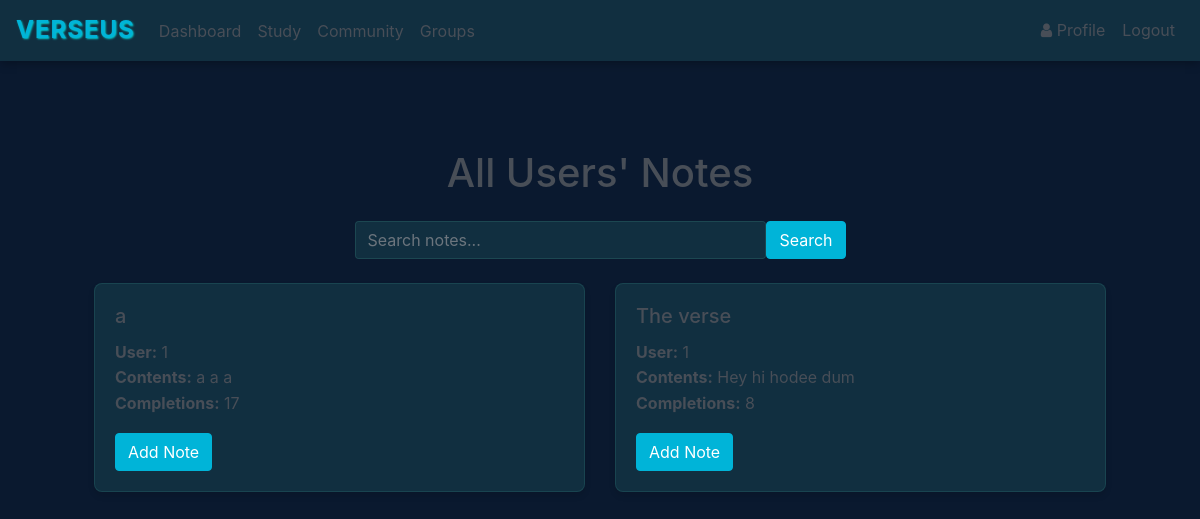
Page /community (signed in) on the earlier database version.
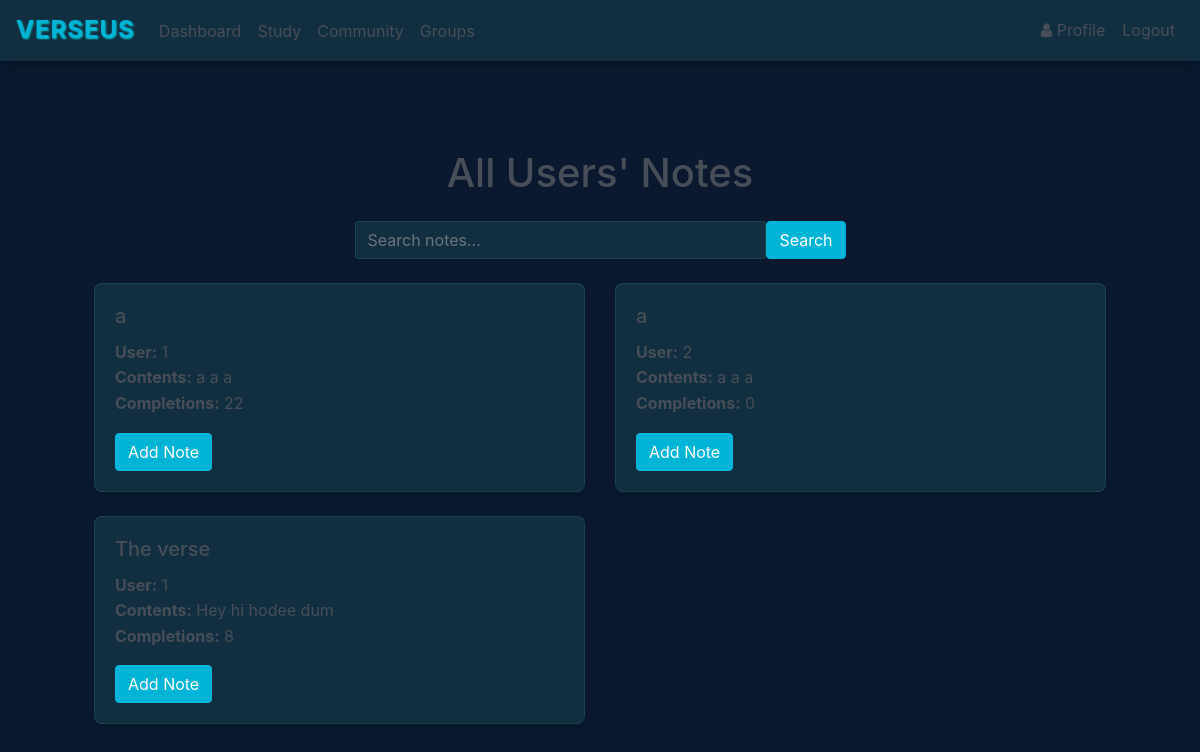
Same page on the later database version.
### website/models.py (models this page shows)
class Note(db.Model):
    id = db.Column(db.Integer, primary_key=True)
    title = db.Column(db.String(100), default="Untitled Verse")
    data = db.Column(db.String(500))
    date = db.Column(db.DateTime(timezone=True), default=func.now())
    user_id = db.Column(db.Integer, db.ForeignKey('user.id'))
    data_blanked = db.Column(db.String(500))
    ref = db.Column(JSON)
    word_blank_positions = db.Column(JSON)
    completions = db.Column(db.Integer, default=0)

### website/views.py (the view, shortened to what this page needs)
@views.route('/community')
@login_required
def all_notes():
    search_query = request.args.get('search', '')
    query = Note.query.join(User)
    notes = query.order_by(Note.date.desc()).all()
    return render_template("all_notes.html",
                         user=current_user,
                         notes=notes,
                         search_query=search_query)

### website/templates/all_notes.html (shortened to what this page needs)
{% extends "base.html" %}
{% block content %}
<div class="container mt-4">
    <h1 class="text-center mb-4">All Users' Notes</h1>
    <div class="row mb-4">
        <div class="col-md-6 mx-auto">
            <form method="GET" action="{{ url_for('views.all_notes') }}" class="d-flex">
                <input type="text" name="search" class="form-control me-2" placeholder="Search notes..."
                    value="{{ search_query }}">
                <button type="submit" class="btn btn-primary">Search</button>
            </form>
        </div>
    </div>
    <div class="row">
        {% for note in notes %}
        <div class="col-md-6 mb-4">
            <div class="card">
                <div class="card-body">
                    <h5 class="card-title">{{ note.title }}</h5>
                    <p class="card-text">
                        <strong>User:</strong> {{ note.user_id }}<br>
                        <strong>Contents:</strong> {{ note.data }}<br>
                        <strong>Completions:</strong> {{ note.completions }}
                    </p>
                    <a href="{{ url_for('views.add_note', note_id=note.id, title=note.title, data=note.data, ref=note.ref) }}"
                        class="btn btn-primary">Add Note</a>
                </div>
            </div>
        </div>
        {% endfor %}
    </div>
</div>
{% endblock %}

### website/templates/base.html (shortened to what this page needs)
<!DOCTYPE html>
<html>
<head>
    <link rel="stylesheet" href="https://stackpath.bootstrapcdn.com/bootstrap/4.4.1/css/bootstrap.min.css"
 />
    <link rel="stylesheet" href="https://stackpath.bootstrapcdn.com/font-awesome/4.7.0/css/font-awesome.min.css"
 />
    <link rel="stylesheet" href="{{ url_for('static', filename='styles.css') }}" />
</head>
<body>
    <nav class="navbar navbar-expand-lg" style="align-items: center;">
        <a href=" /" class="text-logo">Verseus</a>
        <div class="collapse navbar-collapse d-flex" id="navbar">
            <div class="navbar-nav d-flex w-100" style="align-items: center;">
                <div class="d-flex mr-auto" style="padding-top: 0.2rem;">
                    {% if user.is_authenticated %}
                    <a class="nav-item nav-link" id="home" href="/home">Dashboard</a>
                    <a class="nav-item nav-link" id="verseus" href="/verses">Study</a>
                    <a class="nav-item nav-link" id="community" href="/community">Community</a>
                    <a class="nav-item nav-link" id="groups" href="/groups">Groups</a>
                    {% else %}
                    <a class="nav-item nav-link" id="login" href="/login">Login</a>
                    <a class="nav-item nav-link" id="signUp" href="/sign-up">Sign Up</a>
                    {% endif %}
                </div>
                {% if user.is_authenticated %}
                <a class="nav-item nav-link" id="profile" href="/profile/{{ user.first_name }}">
                    <i class="fa fa-user"></i> Profile
                </a>
                <button class="btn btn-link nav-item nav-link" id="logout"
                    onclick="window.location.href='/logout'">Logout</button>
                {% endif %}
            </div>
        </div>
    </nav>
    <div class="container">{% block content %} {% endblock %}</div>
</body>
</html>

### website/static/styles.css (style rules this page uses)
:root { --primary-dark: #0a192f; --secondary-dark: #112f40; --accent-green: #64ffda; --accent-blue: #00b4d8; --text-primary: #484e57; --text-light: #ffffff; --text-secondary: #8892b0; --danger: #ff6b6b; --success: #4caf50; --cream: #ddf7fd; }
body { background-color: var(--primary-dark); color: var(--text-primary); font-family: 'Inter', -apple-system, BlinkMacSystemFont, 'Segoe UI', Roboto, Oxygen, Ubuntu, Cantarell, sans-serif; line-height: 1.6; margin: 0; padding: 0; min-height: 100vh; }
.navbar { background-color: var(--secondary-dark) !important; box-shadow: 0 2px 10px rgba(0, 0, 0, 0.3); }
.text-logo { color: var(--accent-blue); padding-right: 1rem; font-size: 24px; font-weight: bold; letter-spacing: 1px; text-transform: uppercase; text-shadow: 1px 1px 2px rgba(0, 227, 231, 0.866); }
.navbar-brand, .nav-link { color: var(--text-primary) !important; transition: color 0.3s ease; }
.card { background-color: var(--secondary-dark); border: 1px solid rgba(100, 255, 218, 0.1); border-radius: 8px; box-shadow: 0 4px 6px rgba(0, 0, 0, 0.1); transition: transform 0.3s ease, box-shadow 0.3s ease; }
.form-control { background-color: var(--secondary-dark); border: 1px solid rgba(100, 255, 218, 0.2); color: var(--text-primary); transition: border-color 0.3s ease; }
.btn { border-radius: 4px; transition: all 0.3s ease; }
.btn-primary { background-color: var(--accent-blue); border-color: var(--accent-blue); }
a { color: var(--accent-blue); text-decoration: none; transition: color 0.3s ease; }
.container { padding: 2rem; }

Differences in the rows shown:
changed Note (number 1 of 3 on the later page): completions "17" → "22"
added Note: title "a", user_id "2", data "a a a", completions "0"
